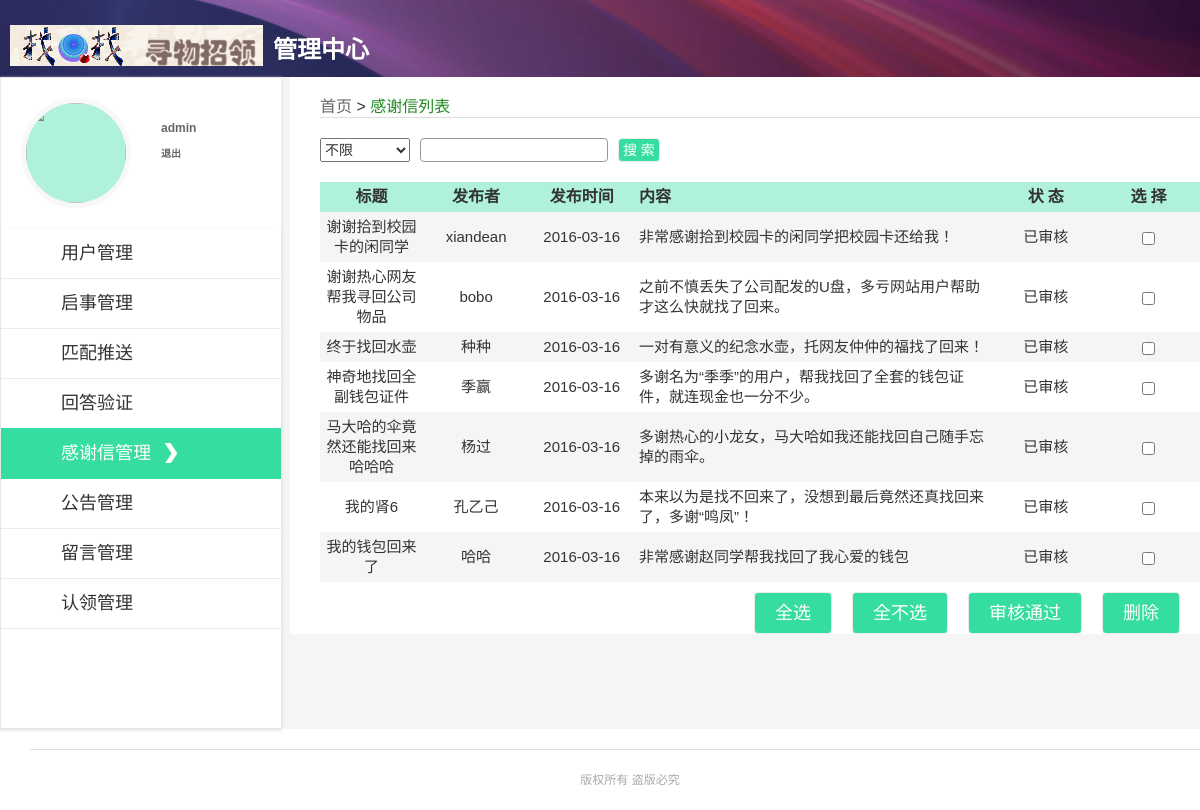
The app's page /graduation/admin/t_list.php (signed in) with its own data.
### tables this page shows
CREATE TABLE `thanks` (
  `t_id` int(11) NOT NULL AUTO_INCREMENT,
  `title` varchar(255) DEFAULT NULL,
  `context` varchar(255) DEFAULT NULL,
  `u_name` varchar(255) DEFAULT NULL,
  `p_date` date DEFAULT NULL,
  `checked` int(1) DEFAULT NULL,
  PRIMARY KEY (`t_id`)
);

### graduation/admin/t_list.php (called while the page is built, shortened)
<?php
require "isLogin.php";
require "../common/class/sepPage.php";
if(isset($_GET['page'])){
	$pageNow=$_GET['page'];
}else{
	$pageNow=1;
};
if(isset($_GET['keyword'])&&!empty($_GET['keyword'])){
	$keyword=$_GET['keyword'];
	if(isset($_GET['type'])&&$_GET['type']==0){
		$type=$_GET['type'];
		$condition="where (sign(locate('$keyword',title))+sign(locate('$keyword',context))+sign(locate('$keyword',u_name)))>0";
	}
	if(isset($_GET['type'])&&$_GET['type']==1){
		$type=$_GET['type'];
		$condition="where (sign(locate('$keyword',title))+sign(locate('$keyword',context))+sign(locate('$keyword',u_name)))>0 and checked=0";
	}
	if(isset($_GET['type'])&&$_GET['type']==2){
		$type=$_GET['type'];
		$condition="where (sign(locate('$keyword',title))+sign(locate('$keyword',context))+sign(locate('$keyword',u_name)))>0 and checked=1";
	}
	$params = array(
	    'table'=>'thanks',
	    'pageNow'  =>$pageNow,
	    'condition'=>$condition,
	    'pageRows' =>12,
    	'order'=>'p_date'
	);
}else{
	if(isset($_GET['type'])&&$_GET['type']==1){
		$type=$_GET['type'];
		$condition="where checked=0";
	}else if(isset($_GET['type'])&&$_GET['type']==2){
		$type=$_GET['type'];
		$condition="where checked=1";
	}else{
		$type=0;
		$condition='';
	}
	$keyword='';
	$params = array(
	    'table'=>'thanks',
	    'pageNow'  =>$pageNow,
	    'condition'=>$condition,
	    'pageRows' =>12,
    	'order'=>'p_date'
	);
}
if(!isset($_GET['type'])){
	$type=0;
}
$smarty=new SmartyProject();
$sepPage = new page($params);
$page=$sepPage->showData();
$smarty->assign('page',$page);
$smarty->assign('keyword',$keyword);
$smarty->assign('type',$type);
$smarty->assign('mid',$mid);
$smarty->assign('mname',$mname);
$smarty->assign('mheadImg',$mheadImg);
$smarty->assign('title','thank');
$smarty->display('admin/t_list.tpl');
?>

### graduation/common/class/db.php (called while the page is built, shortened)
<?php
if (!class_exists('DB')) {
Class DB {
    private $link_id;
    public function connect($dbhost, $dbuser, $dbpw, $dbname, $pconnect = 0,$charset='utf8') {
        if( $pconnect==0 ) {
            $this->link_id = @mysql_connect($dbhost, $dbuser, $dbpw, true);
        } else {
            $this->link_id = @mysql_pconnect($dbhost, $dbuser, $dbpw);
            if(!$this->link_id){
                $this->halt("数据库持久连接失败");
            }
        }
    }
    public function query($sql) {
        $query = mysql_query($sql,$this->link_id);
        return $query;
    }
    public function get_all($sql,$result_type = MYSQL_ASSOC) {
        $query = $this->query($sql);
        $i = 0;
        $rt = array();
        while($row = mysql_fetch_array($query,$result_type)) {
            $rt[$i]=$row;
            $i++;
        }
        return $rt;
    }
}
}
?>

### graduation/common/class/sepPage.php (called while the page is built, shortened)
<?php
class page{
    public     $first_row;
    public     $list_rows;
    protected  $total_pages;
    protected  $total_rows;
    protected  $now_page;
    protected  $table;
    protected  $condition;
    protected  $select;
    protected  $order;
    public function __construct($data = array(),$db='')
    {
        if($db){
            $this->db=$db;
        }else{
            require_once "../common/class/db.php";
            $this->db=new DB;
        }
        $this->table=!empty($data['table']) ? $data['table'] : '';
        $this->condition=!empty($data['condition']) ? $data['condition'] : '';
        $this->select=!empty($data['select']) ? $data['select'] : '*';
        $this->order=!empty($data['order']) ? $data['order'] : 'p_date';
        $this->total_rows = $this->getCount($this->table,$this->condition);
        $this->list_rows         = !empty($data['pageRows']) && $data['pageRows'] <= 100 ? $data['pageRows'] : 15;
        $this->total_pages       = ceil($this->total_rows / $this->list_rows);
        if(!empty($data['pageNow']))
        {
            $this->now_page = intval($data['pageNow']);
        }else{
            $this->now_page   = 1;
        }
        $this->now_page   = $this->now_page <= 0 ? 1 : $this->now_page;
        $this->first_row = $this->list_rows * ($this->now_page - 1);
    }
    protected function getCount($table,$condition=''){
        $sql="select count(*) as total from $table $condition";
        $result= $this->db->query($sql);
        $count=mysql_result($result,0,'total');
        return $count;
    }
    protected function getData($table,$condition='',$select='',$order=''){
        $sql="select $select from $table $condition order by $order desc limit $this->first_row,$this->list_rows";
        $list= $this->db->get_all($sql);
        return $list;
    }
    public function showData()
    {
        if($this->total_pages > 0)
        {
            $return = array();
            $list=$this->getData($this->table,$this->condition,$this->select,$this->order);
            $return['list']=$list;
            $return['count']=$this->total_rows;
            $return['pageNow']=$this->now_page;
            $return['pageTotal']=$this->total_pages;
            $return['pageRows']= $this->list_rows;
            $return['pageNav']=array();
            for($i = 1;$i<=$this->total_pages;$i++)
            {
                if($i == $this->now_page)
                {
                    $return['pageNav'][$i]=array('class'=>'pageNow','text'=>$i,'pageIndex'=>$i);
                }
            }
            return $return;
        }
    }
}
?>

### graduation/common/templates_c/%%E7^E77^E77FFEE3%%t_list.tpl.php (the view, shortened to what this page needs)
<!DOCTYPE html>
<html>
<head>
<link rel="stylesheet" href="../common/templates/admin/css/mstyle.css">
</head>
<body>
<div class="wrapper clearfix">
    <div class="topbar">
        <div class="wrapper" style="padding-left:10px;">
            <div class="logo"> </div>
            <h1>管理中心</h1>
        </div>
    </div>
    <?php $_smarty_tpl_vars = $this->_tpl_vars;
$this->_tpl_vars = $_smarty_tpl_vars;
 ?>
    <div class="rightpart">
        <div class="breadpiece">
            <a href="index.php">首页</a><span> > </span><a class="on">感谢信列表</a>
        </div>
        <form action="" method="get">
            <ul class="sub-search clearfix">
            <select id="select1">
                <option value="0" <?php if (! $this->_tpl_vars['type']): ?>selected="selected"<?php endif; ?>>不限</option>
            </select>
            <input type="text" class="sub-keywords" style="margin-left:10px;" value="<?php echo $this->_tpl_vars['keyword']; ?>
" name="keyword">
            <input type="submit" class="select-btn thank submit"  value=" 搜 索 ">
            </ul>
        </form>
        <div class="list">
            <div class="lmessages">
                <table cellpadding="5" cellspacing="1">
                <thead>
                <tr>
                    <th>标题</th>
                    <th>发布者</th>
                    <th>发布时间</th>
                    <th class="detail">内容</th>
                    <th>状 态</th>
                    <th>选 择</th>
                </tr>
                </thead>
                <tbody>
                    <?php unset($this->_sections['key']);
$this->_sections['key']['name'] = 'key';
$this->_sections['key']['loop'] = is_array($_loop=$this->_tpl_vars['page']['list']) ? count($_loop) : max(0, (int)$_loop); unset($_loop);
$this->_sections['key']['show'] = true;
$this->_sections['key']['max'] = $this->_sections['key']['loop'];
$this->_sections['key']['step'] = 1;
$this->_sections['key']['start'] = $this->_sections['key']['step'] > 0 ? 0 : $this->_sections['key']['loop']-1;
if ($this->_sections['key']['show']) {
    $this->_sections['key']['total'] = $this->_sections['key']['loop'];
} else
    $this->_sections['key']['total'] = 0;
if ($this->_sections['key']['show']):
            for ($this->_sections['key']['index'] = $this->_sections['key']['start'], $this->_sections['key']['iteration'] = 1;
                 $this->_sections['key']['iteration'] <= $this->_sections['key']['total'];
                 $this->_sections['key']['index'] += $this->_sections['key']['step'], $this->_sections['key']['iteration']++):
$this->_sections['key']['rownum'] = $this->_sections['key']['iteration'];
$this->_sections['key']['index_prev'] = $this->_sections['key']['index'] - $this->_sections['key']['step'];
$this->_sections['key']['index_next'] = $this->_sections['key']['index'] + $this->_sections['key']['step'];
$this->_sections['key']['first']      = ($this->_sections['key']['iteration'] == 1);
$this->_sections['key']['last']       = ($this->_sections['key']['iteration'] == $this->_sections['key']['total']);
?>
                    <tr <?php if ($this->_sections['key']['index'] % 2 == 0): ?>class="hui"<?php endif; ?>>
                        <td><?php echo $this->_tpl_vars['page']['list'][$this->_sections['key']['index']]['title']; ?>
</td>
                        <td><?php echo $this->_tpl_vars['page']['list'][$this->_sections['key']['index']]['u_name']; ?>
</td>
                        <td><?php echo $this->_tpl_vars['page']['list'][$this->_sections['key']['index']]['p_date']; ?>
</td>
                        <td class="detail"><?php echo $this->_tpl_vars['page']['list'][$this->_sections['key']['index']]['context']; ?>
</td>
                        <td><?php if ($this->_tpl_vars['page']['list'][$this->_sections['key']['index']]['checked']): ?>已审核<?php else: ?>未审核<?php endif; ?></td>
                        <td><input type="checkbox" name="a[]" data-mid="<?php echo $this->_tpl_vars['page']['list'][$this->_sections['key']['index']]['t_id']; ?>
" /></td>
                    </tr>
                    <?php endfor; endif; ?>
                </tbody>
                </table>
            </div>
            <div class="clearfix">
                <a class="delete" href="javascript:;">删除</a>
                <a class="edit check" href="javascript:;" style="margin-left:0;">审核通过</a>
                <a class="edit unselect" style="margin-left:0;" href="javascript:;">全不选</a>
                <a class="edit selectall" href="javascript:;">全选</a>
            </div>
        </div>
    </div>
</div>
<div class="footer">
	<div class="copyright">
        <div class="wrapper">
            版权所有 盗版必究
        </div>
	</div>
</div>
</body>
</html>

### graduation/common/templates/admin/css/mstyle.css (style rules this page uses)
html, body, ul, li, ol, dl, dd, dt, p, h1, h2, h3, h4, h5, h6, form, fieldset, legend, img { margin:0; padding:0; }
address, caption, cite, code, dfn, th, var { font-style:normal; font-weight:normal; }
ul, ol { list-style:none; }
input { padding-top:0; padding-bottom:0; font-family: "微软雅黑","SimSun","宋体"; }
select, input,.reset { vertical-align:middle; }
select, input, textarea { font-size:12px; margin:0; color:#333; padding:0; font:12px/20px "微软雅黑","SimSun","宋体","Arial Narrow",HELVETICA; }
input[type="text"], input[type="password"], textarea { outline-style:none; -webkit-appearance:none; }
table { border-collapse:collapse; }
body { color:#333; padding:0; font:12px/20px "微软雅黑","SimSun","宋体","Arial Narrow",HELVETICA; background:#f5f5f5; position: relative; }
.clearfix:after { content:"\0020";display:block;height:0;clear:both }
.clearfix { zoom:1 }
a { color:#666; text-decoration:none; }
.wrapper { width:1200px; margin: 0 auto; }
.topbar { height: 77px; background: url(../../images/ucenter_bar.jpg) no-repeat center top; }
.topbar .logo { width: 253px; height: 41px; margin-top: 25px; background: url(../../images/logo.png) no-repeat center; display:inline-block; float:left; }
.topbar h1 { color: #fff; padding: 40px 0 8px 0; display:inline-block; margin-left:10px; }
.rightpart { width:910px; float: right; background-color:#fff; padding-top:10px; }
.rightpart .breadpiece { border-bottom: solid 1px #dddddd;display:block; width: 880px; height: 20px; font-size:16px; margin:10px 0 20px 30px; }
.rightpart .breadpiece .on { color: #228B22; text-decoration:none; }
.search .thank,.sub-search .thank { cursor:pointer; margin-left: 10px; height: 24px; border: solid 1px #ebebeb; border-radius: 4px; font-size: 14px; background: #36dda0; color: #fff; }
.sub-search { padding:0 0 20px 30px; background:#fff; }
.sub-search .sub-keywords { border: #999 1px solid; height: 22px; padding-left: 5px; border-radius: 4px; }
.sub-search span,.sub-search select,.sub-search input { font-size:14px; float: left; height:22px; }
.sub-search select { width:90px; height:24px; line-height: 24px; font-size: 14px;font-family: "微软雅黑","SimSun","宋体"; }
.rightpart .list { padding-left:30px; }
.rightpart .list .delete { cursor: pointer; height:40px; float: right; margin-right:20px; margin-top:10px; text-decoration: none; color: #fff; line-height: 40px; border: solid 1px #ebebeb; border-radius: 4px; text-align: center; font-size: 18px; padding: 0 20px; background: #36dda0; color: #fff; }
.rightpart .list .edit { cursor: pointer; margin-left: 30px; height: 40px; margin-right:20px; margin-top:10px; float: right; text-decoration: none; color: #fff; line-height: 40px; border: solid 1px #ebebeb; border-radius: 4px; font-size: 18px; padding:0 20px; background: #36dda0; color: #fff; }
.rightpart .list .lmessages { width:100%; }
.rightpart .list .lmessages table { text-align:center; background-color:#f5f5f5; font-size:15px; }
.rightpart .list .lmessages table tr { padding:5px; background-color:#fff; }
.rightpart .list .lmessages table td { width:100px; overflow:hidden; }
.rightpart .list .lmessages table thead tr { background-color:#aff1d9; width:100%; }
.rightpart .list .lmessages table thead th { padding:5px; font-family: "微软雅黑","SimSun","宋体"; font-size:16px; font-weight:bolder; }
.rightpart .list .lmessages table .detail { width: 380px; text-align:left; overflow:hidden; }
.rightpart .list .lmessages table .hui td { background-color:#f5f5f5; }
.footer { background: #fff; padding-top: 20px; padding-left: 30px; }
.footer .copyright { border-top: solid 1px #dddddd; padding: 20px 0; text-align: center; color: #aaaaaa; }

### records on screen
thanks: title "谢谢拾到校园卡的闲同学", u_name "xiandean", p_date "2016-03-16", context "非常感谢拾到校园卡的闲同学把校园卡还给我！", checked "已审核"
thanks: title "谢谢热心网友帮我寻回公司物品", u_name "bobo", p_date "2016-03-16", context "之前不慎丢失了公司配发的U盘，多亏网站用户帮助才这么快就找了回来。", checked "已审核"
thanks: title "终于找回水壶", u_name "种种", p_date "2016-03-16", context "一对有意义的纪念水壶，托网友仲仲的福找了回来！", checked "已审核"
thanks: title "神奇地找回全副钱包证件", u_name "季赢", p_date "2016-03-16", context "多谢名为“季季”的用户，帮我找回了全套的钱包证件，就连现金也一分不少。", checked "已审核"
thanks: title "马大哈的伞竟然还能找回来哈哈哈", u_name "杨过", p_date "2016-03-16", context "多谢热心的小龙女，马大哈如我还能找回自己随手忘掉的雨伞。", checked "已审核"
thanks: title "我的肾6", u_name "孔乙己", p_date "2016-03-16", context "本来以为是找不回来了，没想到最后竟然还真找回来了，多谢“鸣凤”！", checked "已审核"
thanks: title "我的钱包回来了", u_name "哈哈", p_date "2016-03-16", context "非常感谢赵同学帮我找回了我心爱的钱包", checked "已审核"

### other values on screen
$this->_tpl_vars['mname'] "admin"
